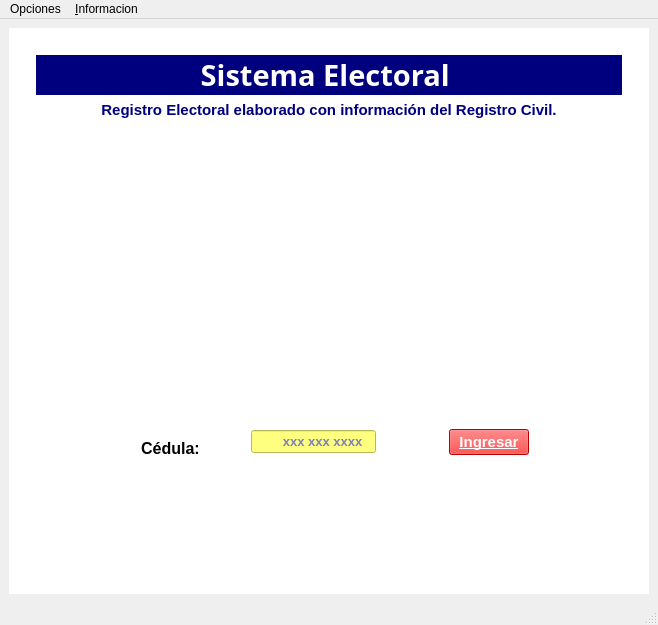
<?xml version="1.0" encoding="UTF-8"?>
<ui version="4.0">
 <class>Login</class>
 <widget class="QMainWindow" name="Login">
  <property name="geometry">
   <rect>
    <x>0</x>
    <y>0</y>
    <width>658</width>
    <height>625</height>
   </rect>
  </property>
  <property name="windowTitle">
   <string>Login</string>
  </property>
  <property name="windowIcon">
   <iconset resource="Recursos.qrc">
    <normaloff>:/Recursos/descarga (1).jpg</normaloff>:/Recursos/descarga (1).jpg</iconset>
  </property>
  <widget class="QWidget" name="centralwidget">
   <layout class="QGridLayout" name="gridLayout">
    <item row="0" column="0">
     <layout class="QHBoxLayout" name="horizontalLayout_2">
      <item>
       <widget class="QWidget" name="widget" native="true">
        <property name="styleSheet">
         <string notr="true">background-color: rgb(255, 255, 255);

</string>
        </property>
        <layout class="QVBoxLayout" name="verticalLayout">
         <item>
          <widget class="QWidget" name="widget_2" native="true">
           <layout class="QVBoxLayout" name="verticalLayout_2">
            <item>
             <widget class="QWidget" name="widget_7" native="true">
              <layout class="QVBoxLayout" name="verticalLayout_3">
               <item>
                <widget class="QLabel" name="label">
                 <property name="font">
                  <font>
                   <family>Myanmar Text</family>
                   <pointsize>18</pointsize>
                  </font>
                 </property>
                 <property name="styleSheet">
                  <string notr="true">background-color: rgb(0, 0, 127);
color: rgb(255, 255, 255);
</string>
                 </property>
                 <property name="text">
                  <string>&lt;html&gt;&lt;head/&gt;&lt;body&gt;&lt;p align=&quot;center&quot;&gt;&lt;span style=&quot; font-size:22pt; font-weight:600; color:#ffffff;&quot;&gt;Sistema Electoral &lt;/span&gt;&lt;/p&gt;&lt;/body&gt;&lt;/html&gt;</string>
                 </property>
                </widget>
               </item>
               <item>
                <layout class="QVBoxLayout" name="verticalLayout_4">
                 <item>
                  <widget class="QLabel" name="label_3">
                   <property name="text">
                    <string>&lt;html&gt;&lt;head/&gt;&lt;body&gt;&lt;p align=&quot;center&quot;&gt;&lt;span style=&quot; font-size:11pt; font-weight:600; color:#00007f;&quot;&gt;Registro Electoral elaborado con información del Registro Civil.&lt;/span&gt;&lt;/p&gt;&lt;/body&gt;&lt;/html&gt;</string>
                   </property>
                  </widget>
                 </item>
                </layout>
               </item>
              </layout>
             </widget>
            </item>
            <item>
             <widget class="QWidget" name="widget_8" native="true">
              <property name="minimumSize">
               <size>
                <width>0</width>
                <height>150</height>
               </size>
              </property>
              <property name="styleSheet">
               <string notr="true">image: url(:/Recursos/LOGO_CNE.png);</string>
              </property>
             </widget>
            </item>
           </layout>
          </widget>
         </item>
         <item>
          <widget class="QWidget" name="widget_3" native="true">
           <property name="styleSheet">
            <string notr="true"/>
           </property>
           <layout class="QHBoxLayout" name="horizontalLayout_3">
            <item>
             <spacer name="horizontalSpacer_4">
              <property name="orientation">
               <enum>Qt::Horizontal</enum>
              </property>
              <property name="sizeHint" stdset="0">
               <size>
                <width>40</width>
                <height>20</height>
               </size>
              </property>
             </spacer>
            </item>
            <item>
             <spacer name="horizontalSpacer_5">
              <property name="orientation">
               <enum>Qt::Horizontal</enum>
              </property>
              <property name="sizeHint" stdset="0">
               <size>
                <width>40</width>
                <height>20</height>
               </size>
              </property>
             </spacer>
            </item>
            <item>
             <widget class="QWidget" name="widget_5" native="true">
              <property name="styleSheet">
               <string notr="true"/>
              </property>
              <layout class="QVBoxLayout" name="verticalLayout_5">
               <item>
                <spacer name="verticalSpacer_3">
                 <property name="orientation">
                  <enum>Qt::Vertical</enum>
                 </property>
                 <property name="sizeHint" stdset="0">
                  <size>
                   <width>20</width>
                   <height>40</height>
                  </size>
                 </property>
                </spacer>
               </item>
               <item>
                <spacer name="verticalSpacer_2">
                 <property name="orientation">
                  <enum>Qt::Vertical</enum>
                 </property>
                 <property name="sizeHint" stdset="0">
                  <size>
                   <width>20</width>
                   <height>40</height>
                  </size>
                 </property>
                </spacer>
               </item>
               <item>
                <spacer name="verticalSpacer_5">
                 <property name="orientation">
                  <enum>Qt::Vertical</enum>
                 </property>
                 <property name="sizeHint" stdset="0">
                  <size>
                   <width>20</width>
                   <height>40</height>
                  </size>
                 </property>
                </spacer>
               </item>
               <item>
                <spacer name="verticalSpacer_6">
                 <property name="orientation">
                  <enum>Qt::Vertical</enum>
                 </property>
                 <property name="sizeHint" stdset="0">
                  <size>
                   <width>20</width>
                   <height>40</height>
                  </size>
                 </property>
                </spacer>
               </item>
               <item>
                <widget class="QWidget" name="widget_4" native="true">
                 <layout class="QVBoxLayout" name="verticalLayout_6">
                  <item>
                   <widget class="QLabel" name="label_2">
                    <property name="text">
                     <string>&lt;html&gt;&lt;head/&gt;&lt;body&gt;&lt;p align=&quot;center&quot;&gt;&lt;span style=&quot; font-size:12pt; font-weight:600; color:#000000;&quot;&gt;Cédula:&lt;/span&gt;&lt;/p&gt;&lt;p align=&quot;center&quot;&gt;&lt;span style=&quot; font-size:12pt;&quot;&gt;&lt;br/&gt;&lt;/span&gt;&lt;/p&gt;&lt;/body&gt;&lt;/html&gt;</string>
                    </property>
                   </widget>
                  </item>
                  <item>
                   <spacer name="verticalSpacer_4">
                    <property name="orientation">
                     <enum>Qt::Vertical</enum>
                    </property>
                    <property name="sizeHint" stdset="0">
                     <size>
                      <width>20</width>
                      <height>40</height>
                     </size>
                    </property>
                   </spacer>
                  </item>
                 </layout>
                </widget>
               </item>
               <item>
                <spacer name="verticalSpacer">
                 <property name="orientation">
                  <enum>Qt::Vertical</enum>
                 </property>
                 <property name="sizeHint" stdset="0">
                  <size>
                   <width>20</width>
                   <height>40</height>
                  </size>
                 </property>
                </spacer>
               </item>
              </layout>
             </widget>
            </item>
            <item>
             <widget class="QWidget" name="widget_6" native="true">
              <layout class="QVBoxLayout" name="verticalLayout_7">
               <item>
                <widget class="QWidget" name="widget_13" native="true">
                 <layout class="QVBoxLayout" name="verticalLayout_8">
                  <item>
                   <widget class="QWidget" name="widget_14" native="true">
                    <layout class="QGridLayout" name="gridLayout_2">
                     <item row="0" column="0">
                      <widget class="QLineEdit" name="inCedula">
                       <property name="font">
                        <font>
                         <pointsize>10</pointsize>
                         <weight>75</weight>
                         <bold>true</bold>
                        </font>
                       </property>
                       <property name="layoutDirection">
                        <enum>Qt::LeftToRight</enum>
                       </property>
                       <property name="styleSheet">
                        <string notr="true">color: rgb(0, 0, 255);
background-color: rgb(255, 255, 127);</string>
                       </property>
                       <property name="maxLength">
                        <number>10</number>
                       </property>
                       <property name="placeholderText">
                        <string>        xxx xxx xxxx</string>
                       </property>
                      </widget>
                     </item>
                     <item row="0" column="1">
                      <spacer name="horizontalSpacer_2">
                       <property name="orientation">
                        <enum>Qt::Horizontal</enum>
                       </property>
                       <property name="sizeHint" stdset="0">
                        <size>
                         <width>40</width>
                         <height>20</height>
                        </size>
                       </property>
                      </spacer>
                     </item>
                    </layout>
                   </widget>
                  </item>
                 </layout>
                </widget>
               </item>
              </layout>
             </widget>
            </item>
            <item>
             <widget class="QPushButton" name="cmdIngresar">
              <property name="font">
               <font>
                <family>Tahoma</family>
                <pointsize>11</pointsize>
                <weight>75</weight>
                <bold>true</bold>
                <underline>true</underline>
               </font>
              </property>
              <property name="styleSheet">
               <string notr="true">color: rgb(255, 255, 255);
background-color: rgb(255, 0, 0);</string>
              </property>
              <property name="text">
               <string>Ingresar</string>
              </property>
             </widget>
            </item>
            <item>
             <spacer name="horizontalSpacer">
              <property name="orientation">
               <enum>Qt::Horizontal</enum>
              </property>
              <property name="sizeHint" stdset="0">
               <size>
                <width>40</width>
                <height>20</height>
               </size>
              </property>
             </spacer>
            </item>
            <item>
             <widget class="QWidget" name="widget_10" native="true"/>
            </item>
            <item>
             <spacer name="horizontalSpacer_3">
              <property name="orientation">
               <enum>Qt::Horizontal</enum>
              </property>
              <property name="sizeHint" stdset="0">
               <size>
                <width>40</width>
                <height>20</height>
               </size>
              </property>
             </spacer>
            </item>
           </layout>
          </widget>
         </item>
        </layout>
       </widget>
      </item>
     </layout>
    </item>
   </layout>
  </widget>
  <widget class="QMenuBar" name="menubar">
   <property name="geometry">
    <rect>
     <x>0</x>
     <y>0</y>
     <width>658</width>
     <height>25</height>
    </rect>
   </property>
   <widget class="QMenu" name="menu_Admin">
    <property name="title">
     <string>Opciones</string>
    </property>
    <addaction name="action_Iniciar_sesion"/>
    <addaction name="action_Salir"/>
   </widget>
   <widget class="QMenu" name="menu_Acerca_de">
    <property name="title">
     <string>&amp;Informacion</string>
    </property>
    <addaction name="actionA_cerca_de"/>
   </widget>
   <addaction name="menu_Admin"/>
   <addaction name="menu_Acerca_de"/>
  </widget>
  <widget class="QStatusBar" name="statusbar"/>
  <action name="action_Iniciar_sesion">
   <property name="icon">
    <iconset resource="Recursos.qrc">
     <normaloff>:/Recursos/algoritmo.png</normaloff>:/Recursos/algoritmo.png</iconset>
   </property>
   <property name="text">
    <string>&amp;Iniciar_sesion</string>
   </property>
  </action>
  <action name="action_Salir">
   <property name="icon">
    <iconset resource="Recursos.qrc">
     <normaloff>:/Recursos/hogar.png</normaloff>:/Recursos/hogar.png</iconset>
   </property>
   <property name="text">
    <string>&amp;Salir</string>
   </property>
  </action>
  <action name="actionA_cerca_de">
   <property name="text">
    <string>A&amp;cerca de</string>
   </property>
  </action>
 </widget>
 <resources>
  <include location="Recursos.qrc"/>
 </resources>
 <connections/>
</ui>
